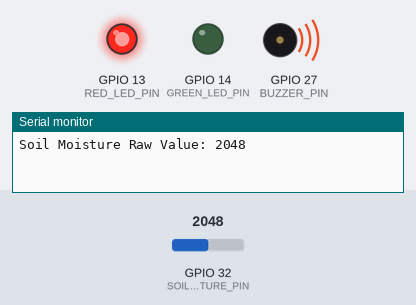
A sketch run on a simulated ESP32. Parts: output pins drawn as LEDs (lit = HIGH), buzzer (waves = sounding, pin HIGH), the last lines printed to the serial monitor. The inputs (shaded band) are chosen by the test bench; at power-on: GPIO 32 (SOIL_MOISTURE_PIN) = 2048. WiFi joins after 1.5 s; servers stay silent unless stated.

Above: at 3.0 s.
3.1 s: GPIO 32 (SOIL_MOISTURE_PIN) set to 1941
At 4.2 s:
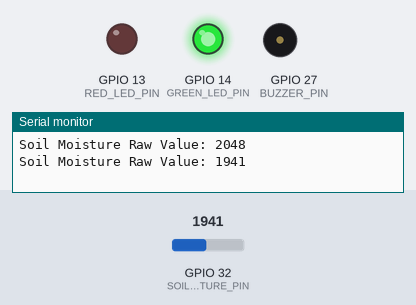
5.3 s: GPIO 32 (SOIL_MOISTURE_PIN) set to 2040
At 6.9 s:
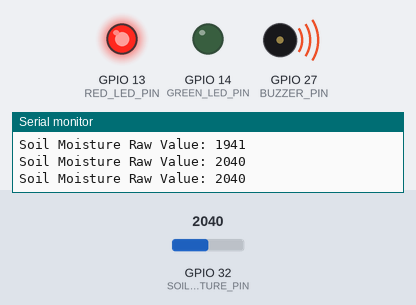
7.3 s: GPIO 32 (SOIL_MOISTURE_PIN) set to 1960
At 8.5 s:
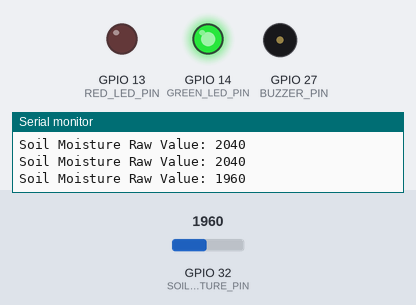
Timing chart, 0 to 10.3 s (numbered marks = the images above; inputs shaded):
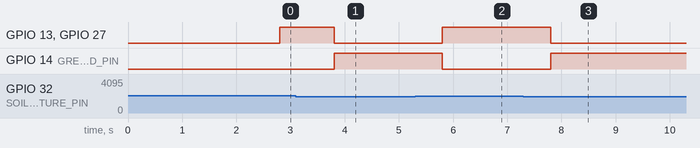

The sketch:

6_ESP32_Capactive_Soil_Sensor.ino
```cpp
#define BLYNK_TEMPLATE_ID "TMPLjOi0Rz-W"
#define BLYNK_DEVICE_NAME "esp32"
#define BLYNK_AUTH_TOKEN "UF3ok0_l0VkhTDS-W"

#define BLYNK_PRINT Serial

#include <WiFi.h>
#include <WiFiClient.h>
#include <BlynkSimpleEsp32.h>

char auth[] = BLYNK_AUTH_TOKEN;
char ssid[] = "prateeksingh";
char pass[] = "singh@@12345";

BlynkTimer timer;

#define SOIL_MOISTURE_PIN 32
#define BUZZER_PIN 27
#define RED_LED_PIN 13
#define GREEN_LED_PIN 14

#define VPIN_SOIL_MOISTURE V1

const int drySoilThreshold = 2000;

void sendSoilMoisture() {
  int soilMoistureValue = analogRead(SOIL_MOISTURE_PIN);

  Serial.print("Soil Moisture Raw Value: ");
  Serial.println(soilMoistureValue);

  Blynk.virtualWrite(VPIN_SOIL_MOISTURE, soilMoistureValue);

  if (soilMoistureValue > drySoilThreshold) {
    digitalWrite(BUZZER_PIN, HIGH);
    digitalWrite(RED_LED_PIN, HIGH);
    digitalWrite(GREEN_LED_PIN, LOW);
  } else {
    digitalWrite(BUZZER_PIN, LOW);
    digitalWrite(RED_LED_PIN, LOW);
    digitalWrite(GREEN_LED_PIN, HIGH);
  }
}

void setup() {
  Serial.begin(115200);

  pinMode(SOIL_MOISTURE_PIN, INPUT);
  pinMode(BUZZER_PIN, OUTPUT);
  pinMode(RED_LED_PIN, OUTPUT);
  pinMode(GREEN_LED_PIN, OUTPUT);

  digitalWrite(BUZZER_PIN, LOW);
  digitalWrite(RED_LED_PIN, LOW);
  digitalWrite(GREEN_LED_PIN, LOW);

  Blynk.begin(auth, ssid, pass);

  timer.setInterval(1000L, sendSoilMoisture);
}

void loop() {
  Blynk.run();
  timer.run();
}
```

Measured:
- the behaviour switches between 2001 and 2000 on GPIO 32 (SOIL_MOISTURE_PIN) (found by bisection; images 0 and 1)
- after the input at 3.1 s, GPIO 13 (RED_LED_PIN), GPIO 27 (BUZZER_PIN): HIGH → LOW after 0.70 s; GPIO 14 (GREEN_LED_PIN): LOW → HIGH after 0.70 s
- after the input at 5.3 s, GPIO 13 (RED_LED_PIN), GPIO 27 (BUZZER_PIN): LOW → HIGH after 0.50 s; GPIO 14 (GREEN_LED_PIN): HIGH → LOW after 0.50 s
- after the input at 7.3 s, GPIO 13 (RED_LED_PIN), GPIO 27 (BUZZER_PIN): HIGH → LOW after 0.50 s; GPIO 14 (GREEN_LED_PIN): LOW → HIGH after 0.50 s
